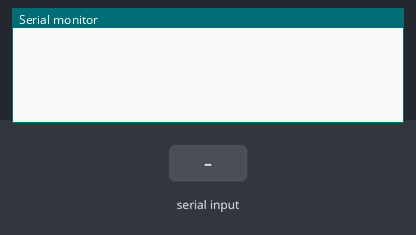
The sketch below on a simulated Arduino Uno, built with avr-gcc and run on an emulated ATmega328P. On the bench: the last lines printed to the serial monitor. Inputs (shaded band) come from the test bench. No radio packets arrive unless stated.

Above: at 1.4 s.
1.5 s: "90,45,200\n" received over Serial
At 2.8 s:
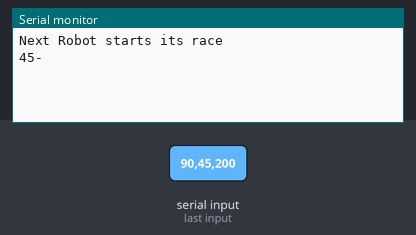
3.1 s: "30,150,10\n" received over Serial
At 4.1 s:
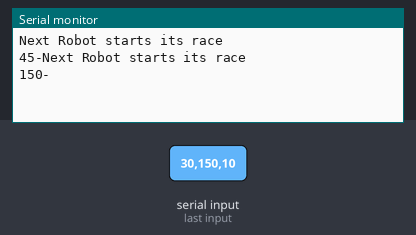

Measured:
- after the input at 1.5 s, the serial monitor: prints a new line at once (image 1)
- after the input at 3.1 s, the serial monitor: prints a new line at once (image 2)

The sketch:

Coach.ino
```cpp
/*
    we use serial to note the status of the game.
*/
int CHANNEL = 100;
int DELAY; // if applicable we use this

#include <SPI.h>
#include <RF24.h>
#include <nRF24L01.h>
#include <RF24_config.h>
#define MISO 12
#define IRQ 2
#define SCK 13
#define MOSI 11
#define CSN 10
#define CE 9
RF24 radio(CE, CSN);
const int pipes[4] = {1, 2, 3, 4};

struct Data
{
    int a;
    int delay;
} data;

struct Instruction
{
    int robot;
    int call;
    int delay;
} packet;

int ROBOT = 1;
void setup()
{
    Serial.begin(9600);
    delay(100);
    radio.begin();
    radio.setChannel(CHANNEL);       //set communication channel
    radio.setPALevel(RF24_PA_MAX);   //set power amplifier level to max
    radio.setDataRate(RF24_250KBPS); //set data rate
    radio.openWritingPipe(ROBOT);    //initialize the radio object with the pipe address
    radio.stopListening();           //sets module as a transmitter
    delay(100);                      //wait a little
}
void loop()
{
    while (Serial.available() > 0)
    {
        packet.robot = Serial.parseInt();

        // do it again:

        packet.call = Serial.parseInt();

        // do it again:

        packet.delay = Serial.parseInt();

        // look for the newline. That's the end of your sentence:

        if (Serial.read() == '\n')
        {
            if (packet.robot == 0)
            {
                Serial.println("Relay completed");
                while (true)
                {
                    delay(100);
                }
            }

            if (ROBOT != packet.robot)
            {
                next_robot();
            }

            data.a = packet.call;
            data.delay = packet.delay;
            radio.write(&data, sizeof(Data)); //send the data
            //delay(DELAY);                     // adjust the delay accordingly
            Serial.print(data.a);
            Serial.print("-");
            switch (data.a)
            {
            case 0:
                Serial.println("Robot stops");
                break;
            case 1:
                Serial.println("Robot moves forward");
                break;
            case 2:
                Serial.println("Robot moves backward");
                break;
            case 3:
                Serial.println("Robot turns to right");
                break;
            case 4:
                Serial.println("Robot turns to left");
                break;
            case 5:
                Serial.println("Robot returns");
                break;
            case 6:
                Serial.println("Robot Dropping the object");
                break;
            case 7:
                Serial.println("Robot coming back to original state after dropping");
                break;
            case 8:
                Serial.println("Robot finished its race");
                break;
            }
        }
    }
}
void next_robot()
{
    radio.openWritingPipe(++ROBOT);
    radio.stopListening();
    Serial.println("Next Robot starts its race");
    delay(100);
}
```
